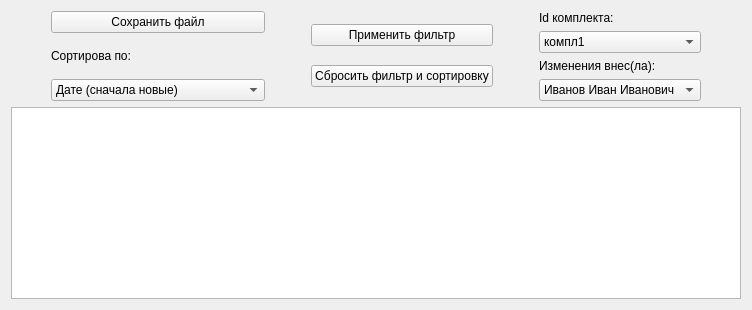
                <widget class="QWidget" name="tab_23">
                 <attribute name="title">
                  <string>Комплекты</string>
                 </attribute>
                 <layout class="QGridLayout" name="gridLayout_39">
                  <item row="1" column="0">
                   <widget class="QTableWidget" name="tableWidget_historySet">
                    <attribute name="verticalHeaderVisible">
                     <bool>false</bool>
                    </attribute>
                   </widget>
                  </item>
                  <item row="0" column="0">
                   <layout class="QHBoxLayout" name="horizontalLayout_44">
                    <item>
                     <spacer name="horizontalSpacer_84">
                      <property name="orientation">
                       <enum>Qt::Vertical</enum>
                      </property>
                      <property name="sizeType">
                       <enum>QSizePolicy::Fixed</enum>
                      </property>
                      <property name="sizeHint" stdset="0">
                       <size>
                        <width>40</width>
                        <height>20</height>
                       </size>
                      </property>
                     </spacer>
                    </item>
                    <item>
                     <layout class="QVBoxLayout" name="verticalLayout_56">
                      <item>
                       <widget class="QPushButton" name="pushButton_SetHistoryFile">
                        <property name="text">
                         <string>Сохранить файл</string>
                        </property>
                       </widget>
                      </item>
                      <item>
                       <widget class="QLabel" name="label_132">
                        <property name="text">
                         <string>Сортирова по:</string>
                        </property>
                       </widget>
                      </item>
                      <item>
                       <widget class="QComboBox" name="selec_SetFilterDate">
                        <item>
                         <property name="text">
                          <string>Дате (сначала новые)</string>
                         </property>
                        </item>
                        <item>
                         <property name="text">
                          <string>Дате (сначала старые)</string>
                         </property>
                        </item>
                        <item>
                         <property name="text">
                          <string>Дате выгрузки (сначала старые) </string>
                         </property>
                        </item>
                        <item>
                         <property name="text">
                          <string>Дате выгрузки (сначала новые)</string>
                         </property>
                        </item>
                       </widget>
                      </item>
                     </layout>
                    </item>
                    <item>
                     <spacer name="horizontalSpacer_85">
                      <property name="orientation">
                       <enum>Qt::Vertical</enum>
                      </property>
                      <property name="sizeType">
                       <enum>QSizePolicy::Fixed</enum>
                      </property>
                      <property name="sizeHint" stdset="0">
                       <size>
                        <width>40</width>
                        <height>20</height>
                       </size>
                      </property>
                     </spacer>
                    </item>
                    <item>
                     <layout class="QVBoxLayout" name="verticalLayout_57">
                      <item>
                       <widget class="QPushButton" name="btn_SetFilterGo">
                        <property name="text">
                         <string>Применить фильтр</string>
                        </property>
                       </widget>
                      </item>
                      <item>
                       <widget class="QPushButton" name="btn_SetFilterStop">
                        <property name="text">
                         <string>Сбросить фильтр и сортировку</string>
                        </property>
                       </widget>
                      </item>
                     </layout>
                    </item>
                    <item>
                     <spacer name="horizontalSpacer_86">
                      <property name="orientation">
                       <enum>Qt::Vertical</enum>
                      </property>
                      <property name="sizeType">
                       <enum>QSizePolicy::Fixed</enum>
                      </property>
                      <property name="sizeHint" stdset="0">
                       <size>
                        <width>40</width>
                        <height>20</height>
                       </size>
                      </property>
                     </spacer>
                    </item>
                    <item>
                     <layout class="QVBoxLayout" name="verticalLayout_58">
                      <item>
                       <widget class="QLabel" name="label_133">
                        <property name="text">
                         <string>Id комплекта:</string>
                        </property>
                       </widget>
                      </item>
                      <item>
                       <widget class="QComboBox" name="select_kdd_set_1">
                        <item>
                         <property name="text">
                          <string>компл1</string>
                         </property>
                        </item>
                        <item>
                         <property name="text">
                          <string>компл2</string>
                         </property>
                        </item>
                        <item>
                         <property name="text">
                          <string>компл3</string>
                         </property>
                        </item>
                       </widget>
                      </item>
                      <item>
                       <widget class="QLabel" name="label_134">
                        <property name="text">
                         <string>Изменения внес(ла):</string>
                        </property>
                       </widget>
                      </item>
                      <item>
                       <widget class="QComboBox" name="select_SetFilterFIO">
                        <item>
                         <property name="text">
                          <string>Иванов Иван Иванович</string>
                         </property>
                        </item>
                        <item>
                         <property name="text">
                          <string>Петров Пётр Петрович</string>
                         </property>
                        </item>
                       </widget>
                      </item>
                     </layout>
                    </item>
                    <item>
                     <spacer name="horizontalSpacer_87">
                      <property name="orientation">
                       <enum>Qt::Vertical</enum>
                      </property>
                      <property name="sizeType">
                       <enum>QSizePolicy::Fixed</enum>
                      </property>
                      <property name="sizeHint" stdset="0">
                       <size>
                        <width>40</width>
                        <height>20</height>
                       </size>
                      </property>
                     </spacer>
                    </item>
                   </layout>
                  </item>
                 </layout>
                </widget>
